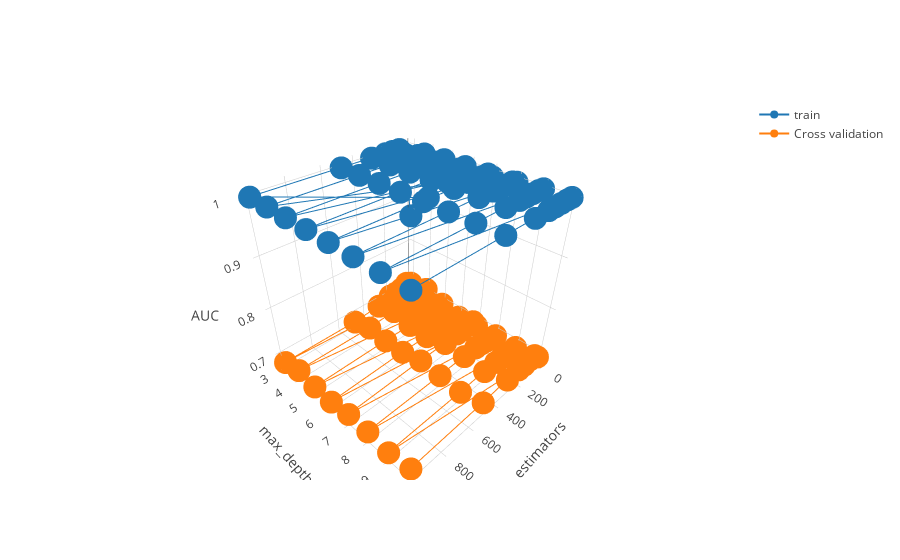

This figure's notebook cell:
### Code cell
create_3d_map(grid_search)
